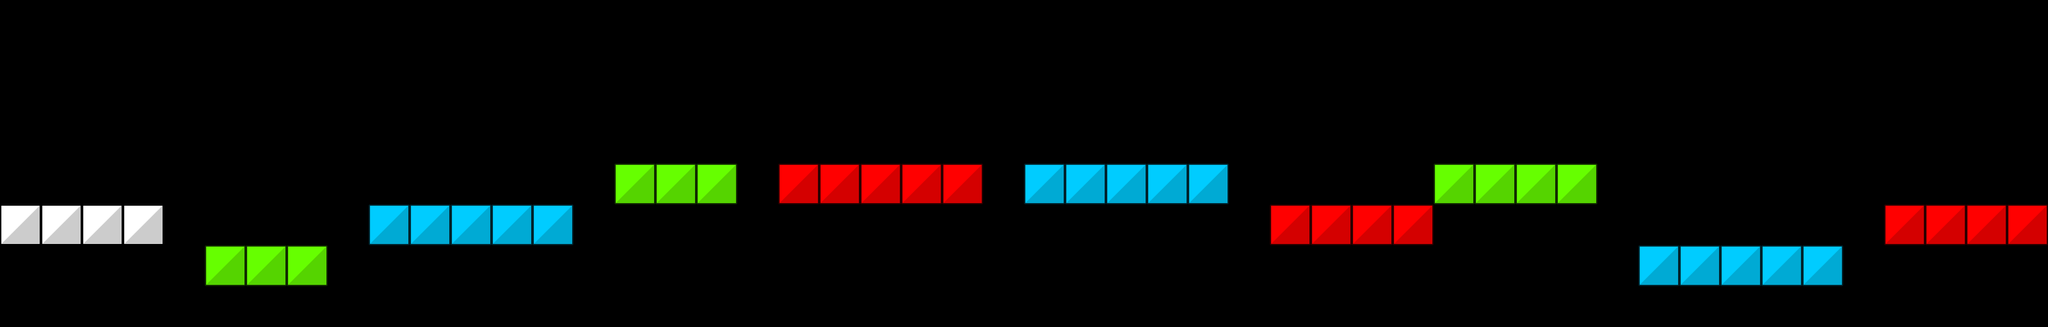

Tiled map render using the project's own tile images. Description and the map definition, with tile-layer contents summarised, below:
An orthogonal 50x8 tile map with 64x64 px tiles, 1 tile layer (PLATFORM), 3 tilesets and 8 objects.

<map version="1.0" orientation="orthogonal" renderorder="right-down" width="50" height="8" tilewidth="64" tileheight="64" nextobjectid="51">
 <tileset firstgid="1" name="platformSet" tilewidth="64" tileheight="64" tilecount="4" columns="4">
  <image source="../spritesheets/platformSet.png" width="256" height="64" />
 </tileset>
 <tileset firstgid="5" name="player" tilewidth="64" tileheight="64" tilecount="1" columns="1">
  <image source="../textures/player/player_red.png" width="64" height="64" />
 </tileset>
 <tileset firstgid="6" name="enemies" tilewidth="64" tileheight="64" tilecount="3" columns="0">
  <tile id="0">
   <image width="64" height="64" source="../textures/enemies/blueAlive.png" />
  </tile>
  <tile id="1">
   <image width="64" height="64" source="../textures/enemies/greenAlive.png" />
  </tile>
  <tile id="2">
   <properties>
    <property name="Colour" value="RED" />
   </properties>
   <image width="64" height="64" source="../textures/enemies/redAlive.png" />
  </tile>
 </tileset>
 <layer name="PLATFORM" width="50" height="8">
  <data>[400 cells, 42 non-empty, 4 distinct tile ids]</data>
 </layer>
 <objectgroup name="PLAYER">
  <object id="22" gid="5" x="0" y="256" width="64" height="64" />
 </objectgroup>
 <objectgroup name="BOUNDARY">
  <object id="21" x="0" y="-277.333">
   <polyline points="0,85.3333 0,1109.33 3328,1109.33 3328,85.3333 0,85.3333" />
  </object>
 </objectgroup>
 <objectgroup name="FAILBOUNDARY">
  <object id="29" x="0" y="704">
   <polyline points="0,0 3328,0 3328,128 0,128 0,0" />
  </object>
 </objectgroup>
 <objectgroup name="PASSBOUNDARY">
  <object id="28" x="3200" y="-192">
   <polyline points="0,0 128,0 128,512 0,512 0,0" />
  </object>
 </objectgroup>
 <objectgroup name="ENEMIES">
  <object id="47" gid="7" x="1024" y="256" width="64" height="64">
   <properties>
    <property name="Colour" value="GREEN" />
   </properties>
  </object>
  <object id="48" gid="7" x="2304" y="256" width="64" height="64">
   <properties>
    <property name="Colour" value="GREEN" />
   </properties>
  </object>
  <object id="49" gid="6" x="1728" y="256" width="64" height="64">
   <properties>
    <property name="Colour" value="BLUE" />
   </properties>
  </object>
  <object id="50" gid="6" x="768" y="320" width="64" height="64">
   <properties>
    <property name="Colour" value="BLUE" />
   </properties>
  </object>
 </objectgroup>
</map>
